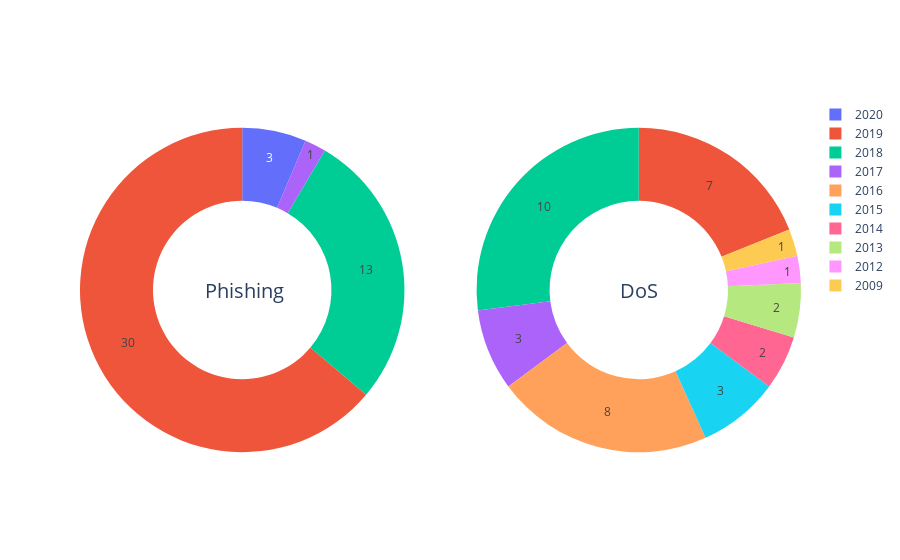

The notebook cell this image was saved under:
### Code cell
import plotly.graph_objects as go
from plotly.subplots import make_subplots


name1 = "Phishing"
name2 = "DoS"

labels = ['2020', '2019', '2018', '2017', '2016', '2015', '2014', '2013', '2012', '2011', '2010', '2009', '2008',]
values = [3, 30, 13, 1, [], [], [], [], [], [], [], [], []]
val=[[], 7, 10, 3, 8, 3, 2, 2, 1, [], [], 1, []]


fig = make_subplots(rows=1, cols=2, specs=[[{'type':'domain'}, {'type':'domain'}]])
fig.add_trace(go.Pie(labels=labels, textinfo='value', values=values, name=name1),
              1, 1)
fig.add_trace(go.Pie(labels=labels, textinfo='value', values=val, name=name2),
              1, 2)

fig.update_traces(hole=.55, hoverinfo="label+percent+name", sort=False)

fig.update_layout(
    # Add annotations in the center of the donut pies.
    annotations=[dict(text=name1, x=0.17, y=0.5, font_size=20, showarrow=False),
                dict(text=name2, x=0.805, y=0.5, font_size=20, showarrow=False)])
             
fig.show()

### Figure 1 — Plotly figure (JSON) as saved in the notebook; plotly's stock layout.template omitted (floating-point values rounded to 4 significant figures)
{"data": [{"domain": {"x": [0, 0.45], "y": [0, 1]}, "hole": 0.55, "hoverinfo": "label+percent+name", "labels": ["2020", "2019", "2018", "2017", "2016", "2015", "2014", "2013", "2012", "2011", "2010", "2009", "2008"], "name": "Phishing", "sort": false, "textinfo": "value", "type": "pie", "values": [3, 30, 13, 1, [], [], [], [], [], [], [], [], []]}, {"domain": {"x": [0.55, 1], "y": [0, 1]}, "hole": 0.55, "hoverinfo": "label+percent+name", "labels": ["2020", "2019", "2018", "2017", "2016", "2015", "2014", "2013", "2012", "2011", "2010", "2009", "2008"], "name": "DoS", "sort": false, "textinfo": "value", "type": "pie", "values": [[], 7, 10, 3, 8, 3, 2, 2, 1, [], [], 1, []]}], "layout": {"annotations": [{"font": {"size": 20}, "showarrow": false, "text": "Phishing", "x": 0.17, "y": 0.5}, {"font": {"size": 20}, "showarrow": false, "text": "DoS", "x": 0.805, "y": 0.5}]}}
